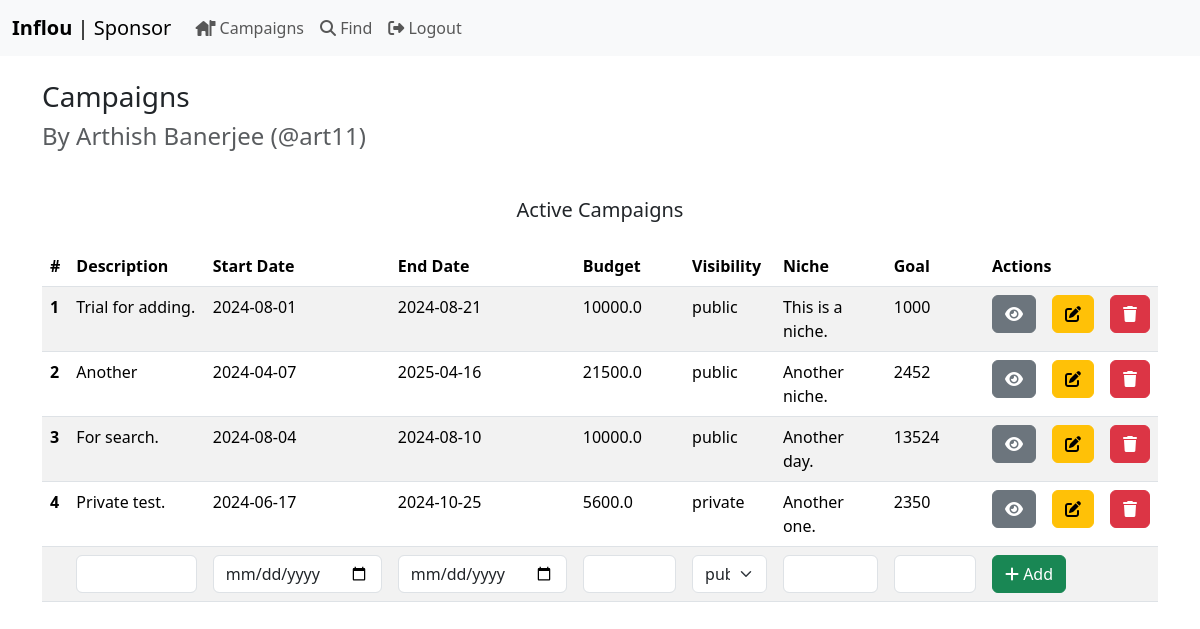
Screenshot of /sponsor/campaigns (signed in) with the database file from the repository.
### models.py (models this page shows, shortened)
class Sponsor(db.Model):
  __tablename__ = 'sponsor'
  id = db.Column(db.Integer, primary_key = True, nullable = False)
  user_id = db.Column(db.Integer, db.ForeignKey('user.id'), nullable = False)
  name = db.Column(db.String(64), nullable = False)
  industry = db.Column(db.String(32), nullable = False)
  budget = db.Column(db.Float, nullable = False)
  flag = db.Column(db.Boolean, default=False, nullable=False)

class User(db.Model):
  __tablename__ = 'user'
  id = db.Column(db.Integer, primary_key = True, nullable = False)
  username = db.Column(db.String(32), unique=True, nullable = False)
  passhash = db.Column(db.String(512), nullable = False)
  type = db.Column(db.String(16), nullable = False)
  @property
  def password(self):
    raise AttributeError('Password is not a readable attribute.')

class Campaign(db.Model):
  __tablename__ = 'campaign'
  id = db.Column(db.Integer, primary_key = True, nullable = False)
  sponsor_id = db.Column(db.Integer, db.ForeignKey('sponsor.id'), nullable = False)
  description = db.Column(db.String(512), nullable = False)
  start_date = db.Column(db.Date, nullable = False)
  end_date = db.Column(db.Date, nullable = False)
  budget = db.Column(db.Float, nullable = False)
  visibility = db.Column(db.Integer, nullable = False)
  goal = db.Column(db.Integer, nullable = False)
  niche = db.Column(db.String(32), default='', nullable = False)
  flag = db.Column(db.Boolean, default=False, nullable=False)
  ads = db.relationship('Ad_Request', backref='campaign')

### routes.py (the view)
@app.route('/sponsor/campaigns')
@sponsor_required
def sponsor_campaigns():
  user = User.query.filter_by(id=session['user_id']).first()
  sponsor = Sponsor.query.filter_by(user_id=session['user_id']).first()
  campaigns = Campaign.query.filter_by(sponsor_id=sponsor.id)
  return render_template('campaigns-sponsor.html', sponsor=sponsor, user=user, campaigns=campaigns)

### routes.py (called while the page is built)
def sponsor_required(func):
  @wraps(func)
  def inner(*args, **kwargs):
    if 'user_id' in session:
      user = User.query.get(session['user_id'])
      if user.type != 'sponsor':
        flash('You must be a sponsor to access this page.')
        return redirect(url_for('logout'))
    else:
      flash('You need to login first.')
      return redirect(url_for('login'))
    return func(*args, **kwargs)
  return inner

### templates/campaigns-sponsor.html (shortened to what this page needs)
{% extends 'layout.html' %}
{% block content %}
  <h3 class="mt-4">Campaigns</h3>
  <h4 class="text-muted">By {{sponsor.name}} (@{{user.username}})</h4>
  <div>
    <h5 class="mt-5 mb-0 text-center">Active Campaigns</h5>
    <table class="table table-striped mt-4">
      <thead>
        <tr>
          <th scope="col">#</th>
          <th scope="col">Description</th>
          <th scope="col">Start Date</th>
          <th scope="col">End Date</th>
          <th scope="col">Budget</th>
          <th scope="col">Visibility</th>
          <th scope="col">Niche</th>
          <th scope="col">Goal</th>
          <th scope="col" colspan="3">Actions</th>
        </tr>
      </thead>
      <tbody>
        {% for campaign in campaigns %}
        <tr>
          <th scope="row">{{loop.index}}</th>
          <td>{{campaign.description}}</td>
          <td>{{campaign.start_date}}</td>
          <td>{{campaign.end_date}}</td>
          <td>{{campaign.budget}}</td>
          <td>{{campaign.visibility}}</td>
          <td>{{campaign.niche}}</td>
          <td>{{campaign.goal}}</td>
          <td><a class="btn btn-secondary" href="/sponsor/campaigns/{{campaign.id}}/view" role="button"><i class="fa-solid fa-eye"></i></a></td>
          <td><a class="btn btn-warning" href="/sponsor/campaigns/{{campaign.id}}/edit" role="button"><i class="fa-solid fa-pen-to-square"></i></a></td>
          <td><a class="btn btn-danger" href="/sponsor/campaigns/{{campaign.id}}/delete" role="button"><i class="fa-solid fa-trash"></i></a></td>
        </tr>
        {% endfor %}
        <form method="post">
          <tr>
            <th scope="row"></th>
            <td><input type="text" name="description" id="description" class="form-control" required></td>
            <td><input type="date" name="start_date" id="start_date" class="form-control" required></td>
            <td><input type="date" name="end_date" id="end_date" class="form-control" required></td>
            <td><input type="text" name="budget" id="budget" class="form-control" required></td>
            <td><select name="visibility" id="visibility"  class="form-select">
              <option value="public">public</option>
            </select></td>
            <td><input type="text" name="niche" id="niche" class="form-control" required></td>
            <td><input type="text" name="goal" id="goal" class="form-control" required></td>
            <td colspan="3"><button class="btn btn-success" type="submit" value="Add"><i class="fa-solid fa-plus"></i> Add</button></td>
          </tr>
        </form>
      </tbody>
    </table>
  </div>
{% endblock %}

### templates/layout.html (shortened to what this page needs)
<!DOCTYPE html>
<html lang="en">
<head>
  <link href="https://cdn.jsdelivr.net/npm/bootstrap@5.3.3/dist/css/bootstrap.min.css" rel="stylesheet">
  <link href="https://cdnjs.cloudflare.com/ajax/libs/font-awesome/6.6.0/css/all.min.css" rel="stylesheet">
</head>
<body>
  {% include 'nav.html'   %}
  <div class="container">
    {% block content %}
    {% endblock %}
  </div>
</body>
</html>

### templates/nav.html (shortened to what this page needs)
<nav class="navbar navbar-expand-lg bg-body-tertiary">
  <div class="container-fluid">
    {% if user %}
      {% if sponsor %}
      <a class="navbar-brand" href="/sponsor/home"><b>Inflou</b> | Sponsor</a>
      <div class="collapse navbar-collapse" id="navbarSupportedContent">
        <ul class="navbar-nav me-auto mb-2 mb-lg-0">
          <li class="nav-item">
            <a class="nav-link" href="{{url_for('sponsor_campaigns')}}"><i class="fa-solid fa-house-flag"></i> Campaigns</a>
          </li>
          <li class="nav-item">
            <a class="nav-link" href="{{url_for('sponsor_find')}}"><i class="fa-solid fa-magnifying-glass"></i> Find</a>
          </li>
          <li class="nav-item">
            <a class="nav-link" href="{{url_for('logout')}}"><i class="fa-solid fa-right-from-bracket"></i> Logout</a>
          </li>
        </ul>
      </div>
      {% endif %}
    {% endif %}
  </div>
</nav>

### rows the page displays
Sponsor: name "Arthish Banerjee"
User: username "art11"
Campaign: description "Trial for adding.", start_date "2024-08-01", end_date "2024-08-21", budget "10000.0", visibility "public", niche "This is a niche.", goal "1000"
Campaign: description "Another", start_date "2024-04-07", end_date "2025-04-16", budget "21500.0", visibility "public", niche "Another niche.", goal "2452"
Campaign: description "For search.", start_date "2024-08-04", end_date "2024-08-10", budget "10000.0", visibility "public", niche "Another day.", goal "13524"
Campaign: description "Private test.", start_date "2024-06-17", end_date "2024-10-25", budget "5600.0", visibility "private", niche "Another one.", goal "2350"
